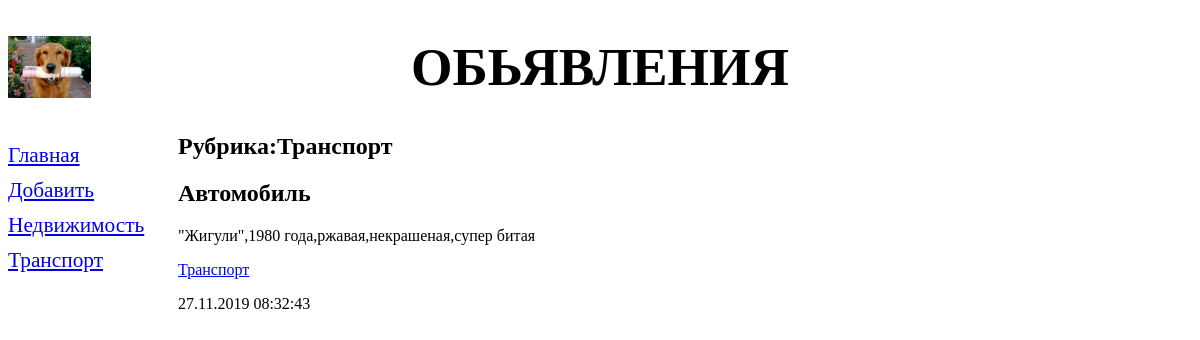
Page /bboard/2/ on the earlier database version.
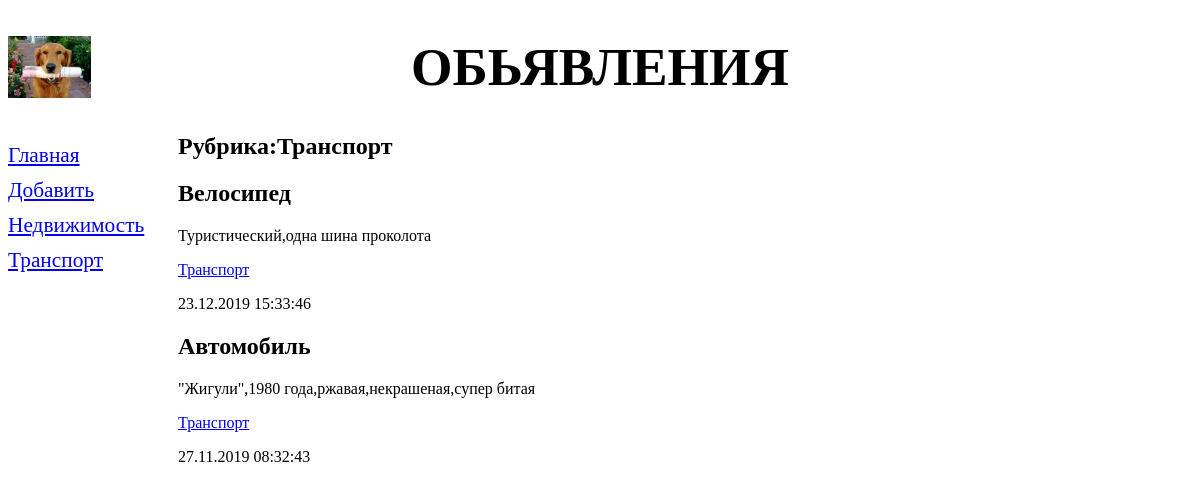
Same page on the later database version.
### bboard/models.py (models this page shows, shortened)
class Rubric(models.Model):
    name = models.CharField(max_length=20, db_index=True, verbose_name='Название')
    class Meta:
        verbose_name_plural = 'Рубрики'
        verbose_name = 'Рубрика'
        ordering = ['name']

class Bb(models.Model):
    title = models.CharField(max_length=50, verbose_name='Товар')  # допустимая 50 симвл
    content = models.TextField(null=True, blank=True, verbose_name='Описание')  # можно не заполнять,неогран.длинны
    price = models.FloatField(null=True, blank=True, verbose_name='Цена')
    published = models.DateTimeField(auto_now_add=True, db_index=True,
                                     verbose_name='Опубликовано')  # текущ.дат.и врем. и идекс
    rubric = models.ForeignKey('Rubric', null=True, on_delete=models.PROTECT,
                               verbose_name='Рубрика')  # поле внешн.ключа->передать конструтор первичный класс
    class Meta:
        verbose_name_plural = 'Обьявления'  # множ.числ
        verbose_name = 'Обьявление'  # ед.ч
        ordering = ['-published']  # сортировка

### bboard/views.py (the view)
# urls.py: path('<int:rubric_id>/', by_rubric, name='by_rubric'),#послед-именов маршрут
def by_rubric(request, rubric_id):
    bbs = Bb.objects.filter(rubric=rubric_id)
    rubrics = Rubric.objects.all()
    current_rubric = Rubric.objects.get(pk=rubric_id)
    context = {'bbs': bbs, 'rubrics': rubrics, 'current_rubric': current_rubric}
    return render(request, 'bboard/by_rubric.html', context)

### templates/bboard/by_rubric.html (shortened to what this page needs)
{%  extends "layout/basic.html" %}
{% block content %}
    <h2>Рубрика:{{ current_rubric.name }}</h2>
{% for bb in bbs %}
<div class="b">
    <h2>{{ bb.title }}</h2>
    <p>{{ bb.content }}</p>
    <p><a href="{% url 'by_rubric' bb.rubric.pk %}">{{ bb.rubric.name }} </a></p>
    <p>{{ bb.published|date:"d.m.Y H:i:s" }}</p>
</div>
{% endfor %}
{% endblock %}

### templates/layout/basic.html (shortened to what this page needs)
{% load static %}
<!DOCTYPE html>
<html>
    <head>
        <link rel="stylesheet" type="text/css" href="{% static 'bboard/style.css' %}">
    </head>
    <body>
        <header>
            <h1>Обьявления</h1>
        </header>
        <nav>
            <a href="{% url 'index' %}">Главная</a>
            <a href="{% url 'add' %}">Добавить</a>
            {% for rubric in rubrics %}
            <a href="{% url 'by_rubric' rubric.pk %}">{{ rubric.name }}</a>
            {% endfor %}
        </nav>
        <section>
            {% block content %}
            {% endblock %}
        </section>
    </body>
</html>

Differences in the rows shown:
added Bb: title "Велосипед", content "Туристический,одна шина проколота", rubric.name "Транспорт", published "23.12.2019 15:33:46"
